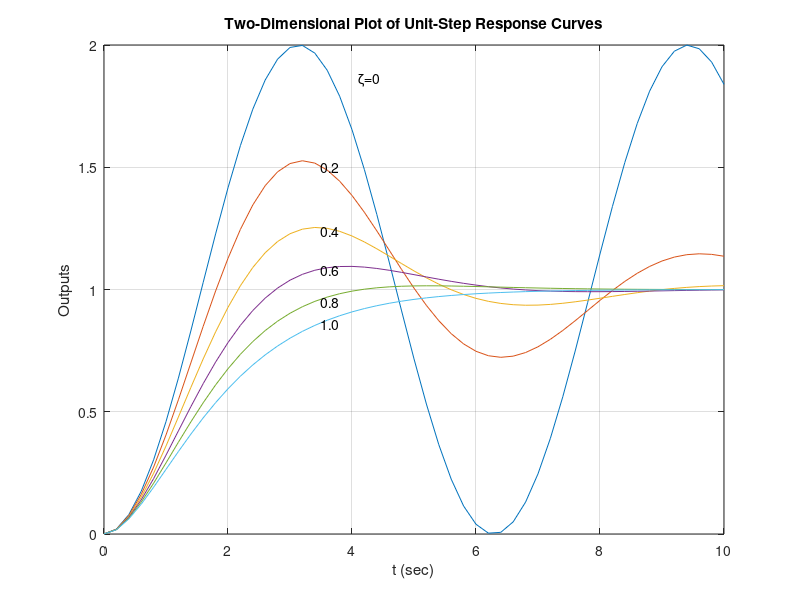
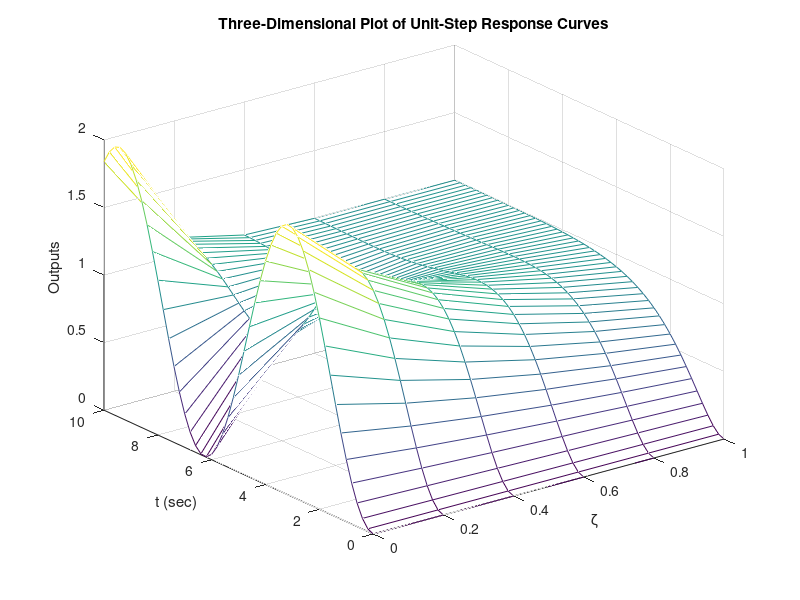
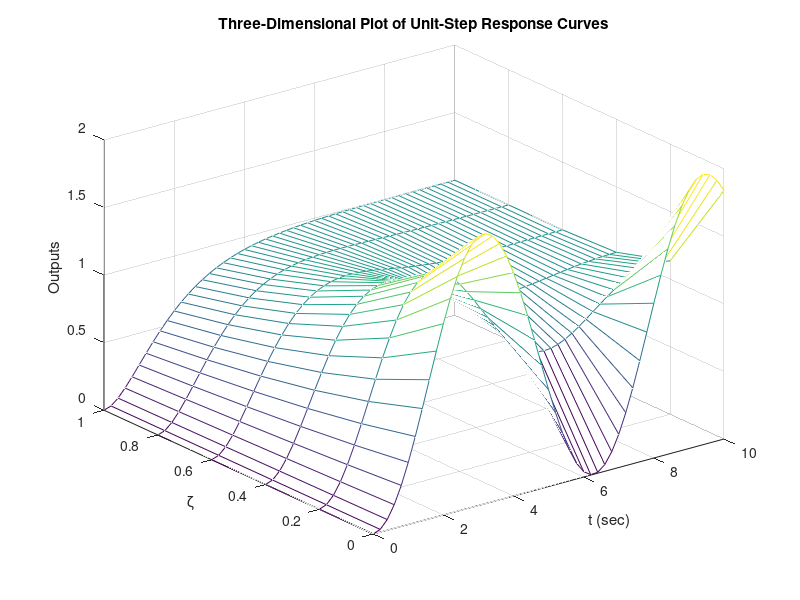

Reproduce these figures in MATLAB, in order.
t = 0:0.2:10;
zeta = [0, 0.2, 0.4, 0.6, 0.8, 1.0];
y = zeros(51, 6)
for n = 1:6;
    num = [1];den = [1, 2*zeta(n), 1];sys = tf(num, den);
    y(:,n) = step(sys, t);
end

% To plot a two-dimensional diagram, enter the command plot(t,y).

figure(1)
plot(t,y)
grid
title('Two-Dimensional Plot of Unit-Step Response Curves')
xlabel('t (sec)')
ylabel('Outputs')
text(4.1, 1.86, '\zeta=0')
text(3.5, 1.5, '0.2')
text(3.5, 1.24, '0.4')
text(3.5, 1.08, '0.6')
text(3.5, 0.95, '0.8')
text(3.5, 0.86, '1.0')

% To plot a three-dimensional diagram, enter the command mesh(zeta,t,y) or
% mesh(t,zeta,y')

figure(2)
mesh(zeta, t, y)
title('Three-Dimensional Plot of Unit-Step Response Curves')
xlabel('\zeta')
ylabel('t (sec)')
zlabel('Outputs')

figure(3)
mesh(t,zeta,y')
title('Three-Dimensional Plot of Unit-Step Response Curves')
xlabel('t (sec)')
ylabel('\zeta')
zlabel('Outputs')
